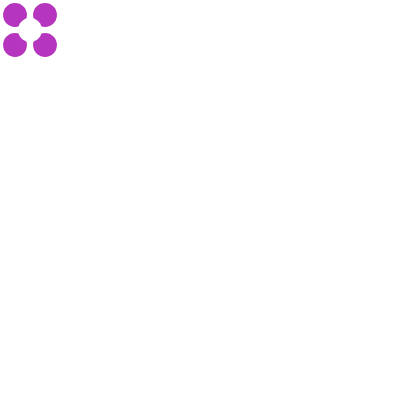
Frame 1 (no input)
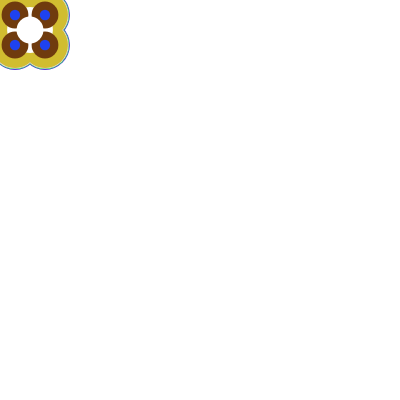
Frame 60 (no input)
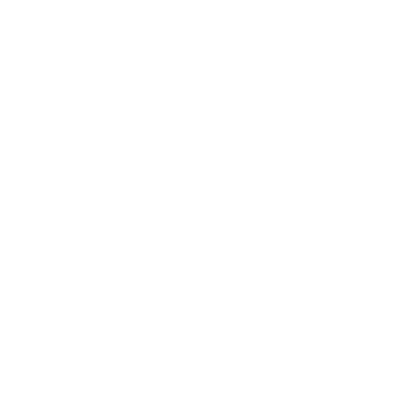
Frame 120 (the mouse pressed at the canvas centre since frame 60)

The p5.js sketch that drew these frames (run headless with seeded random() and noise() and a simulated clock; from frame 60 on, the mouse is pressed at the canvas centre):

// p5.js sketch
// ── sketch.js
function setup() {
    createCanvas(400, 400);
    background(255);
  }
  function fleur(x,y){ 
    if (isKeyPressed && key == "r") {
      fill(random(255), 0, 0)
    }
    else if (isKeyPressed && key == "j") {
      fill(255, random(255), 0)
    }
    else if (isKeyPressed && key == "b") {
      fill(0, 0, random(255))
    }
    else {
      fill(random(255), random(255), random(255))
    }
    let size = random (10,50)
    noStroke()
   ellipse(x+15,y+15,size,size)
   ellipse(x+45,y+15,size,size)
   ellipse(x+45,y+45,size,size)
   ellipse(x+15,y+45,size,size)
   fill(255,255,255)
   ellipse(x+30,y+30,size,size)
   }
  function draw() {
    fleur(mouseX, mouseY);
    if (mouseIsPressed) {
      clear();
    }
}

//Next step :  POO : transformer le code de façon à utiliser une classe "Fleur".
